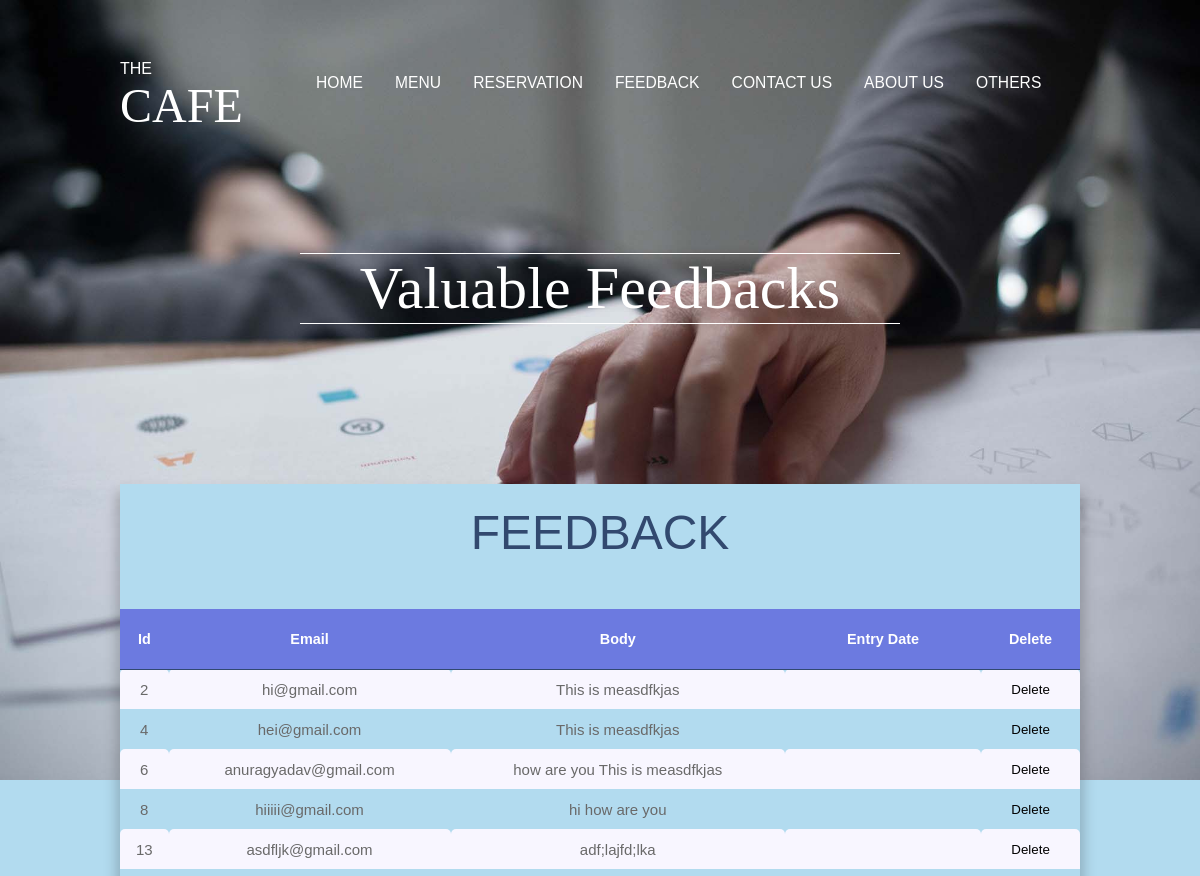
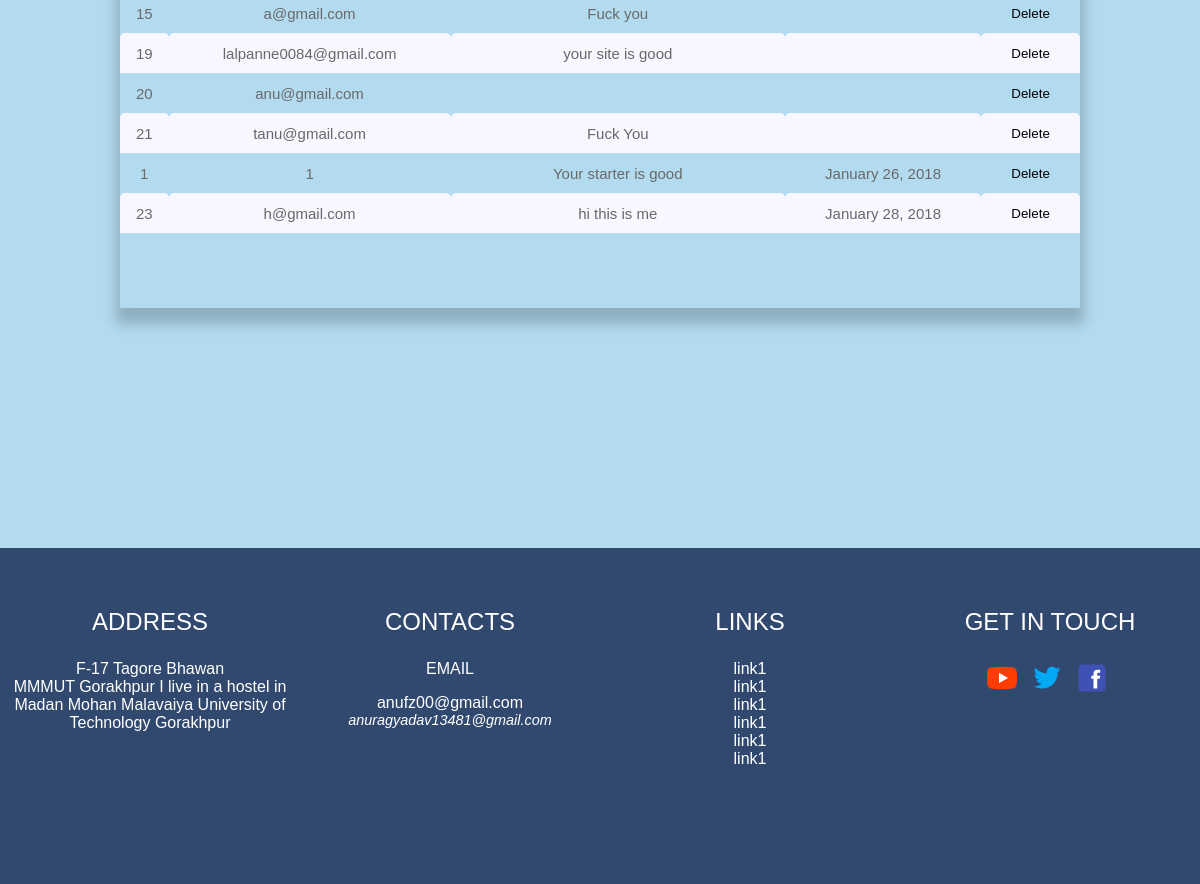
The app's page /admin/feedback.php with its own data (2 pictures, top to bottom).
### tables this page shows
CREATE TABLE `feedbacks` (
  `feedback_id` int(10) UNSIGNED NOT NULL,
  `email` varchar(60) NOT NULL,
  `body` longtext NOT NULL,
  `date_entered` datetime NOT NULL
);

### admin/feedback.php (the view, shortened to what this page needs)
<?php
require('./../mysqli_connect.php');
?>
<html>
<head>
    <link rel="stylesheet" type="text/css" href="./css/feedback.css" />
    <link rel="stylesheet" type="text/css" href="./../css/footer.css" />
    <link rel="stylesheet" type="text/css" href="./../css/customer-header.css" />
</head>
<body>
    <?php include('./includes/header.php')
    ?>
    <div class="menu-main-heading">
        <?php $heading = 'Valuable Feedbacks';?>
        <p class="menu-title">
            <?php echo $heading;?>
        </p>
    </div>
    <div class="parent">
        <div class="child" style="background-color: #b2dbef;">
            <p class="card-main-heading">FEEDBACK</p>
            <?php
                $q = "SELECT feedback_id as id, email, body, DATE_FORMAT(date_entered, '%M %d, %Y') as de from feedbacks ORDER BY date_entered ASC";
                $res = @mysqli_query($dbc, $q);
                if($res){
                     echo '<div class="table-container">';
                    echo '<table>
                        <tr><th>Id</th><th>Email</th><th>Body</th><th>Entry Date</th><th>Delete</th></tr>
                    ';
                    while($row = mysqli_fetch_array($res, MYSQLI_ASSOC)){
                        echo '<tr><td>'.$row['id'].'</td><td>'.$row['email'].'</td><td>'.$row['body'].'</td><td>'.$row['de'].'</td><td><button>Delete</button></td></tr>';
                    }
                    echo '</table>';
                    echo '</div>';
                }
                else{
                    echo '<h1>Current Feedbacks could not be retrieved sorry for any inconvinience</h1>';
                    echo '<p>'.mysqli_error($dbc).'<br />'.'<br />Query:'.$q.'<br />';
                }
            ?>
        </div>
    </div>
    <?php include('./../includes/footer.php')?>
</body>
</html>

### admin/includes/header.php (shortened to what this page needs)
<div class="navbar">
    <div class="site-name-div">
        <span style="color:white; margin:0px; padding:0px ">THE</span>
        <?php $heading = 'CAFE';?>
        <p class="site-name">
            <?php echo $heading;?>
        </p>
    </div>
    <div class="nav-menu">
        <a href="./index.php">HOME</a>
        <a href="./menu.php">MENU</a>
        <a href="./reservation.php">RESERVATION</a>
        <a href="./feedback.php">FEEDBACK</a>
        <a href="./contact-us.php">CONTACT US</a>
        <a href="./about-us.php">ABOUT US</a>
        <div class="dropdown">
            <button class="dropbtn">OTHERS&nbsp; </button>
        </div>
    </div>
</div>

### includes/footer.php (shortened to what this page needs)
<div class="footer-container">
    <div class="footer-col">
        <p class="footer-heading">ADDRESS</p>
        <p class="footer-text">
            F-17 Tagore Bhawan
            <br /> MMMUT Gorakhpur I live in a hostel in Madan Mohan Malavaiya University of Technology Gorakhpur
        </p>
    </div>
    <div class="footer-col">
        <p class="footer-heading">CONTACTS</p>
        <p class="footer-email">EMAIL</p>
        <p class="footer-text">
            anufz00@gmail.com<br />
            <i class="footer-text-email">anuragyadav13481@gmail.com</i>
        </p>
    </div>
    <div class="footer-col">
        <p class="footer-heading">LINKS</p>
        <p class="footer-text">
            link1<br /> link1
            <br /> link1
            <br /> link1
            <br /> link1
            <br /> link1
            <br />
        </p>
    </div>
    <div class="footer-col">
        <p class="footer-heading">GET IN TOUCH</p>
        <div class="touch-image-div">
            <a href="https://www.youtube.com/">
                <div class="image-col1"></div>
            </a>
            <a href="https://www.twitter.com/">
                <div class="image-col2"></div>
            </a>
            <a href="https://www.facebook.com/">
                <div class="image-col3"></div>
            </a>
        </div>
    </div>
</div>

### admin/css/feedback.css (style rules this page uses)
body { width: 100%; margin: 0px; padding: 0px; background-color: #b2dbef; background-image: url('./../../images/feedback.jpeg'); background-repeat: no-repeat; background-size: contain; }
.parent { width: 80%; margin: 0 auto; margin-top: 25%; margin-bottom: 20%; }
.child { width: 100%; min-height: 700px; background-color: #d0dde3; box-shadow: 0px 12px 12px 4px rgba(0, 0, 0, 0.2); box-sizing: border-box; padding-bottom: 30px; }
.card-main-heading { font-family: sans-serif; font-size: 4vw; text-align: center; color: #32496f; line-height: 1; padding-top: 25px; padding-bottom: 2; margin-top: -140px; }
.table-container { margin-top: 50px; height: 500px; overflow-y: auto; overflow-x: auto; }
table { border-radius: 5px; width: 100%; border-collapse: collapse; }
table tr td { font-family: sans-serif; border-radius: 5px 5px 0px 0px; text-align: center; height: 40px; padding: 8px; font-size: 15px; line-height: 1.4; color: dimgray; }
table th { font-family: sans-serif; color: white; font-size: 1.2vw; font-weight: 600; background-color: #6c7ae0; padding: 8px; height: 60px; border-bottom: 1px solid #32496f; }
tr:nth-child(even) { background-color: #f8f6ff; }
button { outline: none !important; border: none; background: transparent; }
.menu-main-heading { border-top: 1px solid white; border-bottom: 1px solid white; width: 50%; margin: auto; box-sizing: border-box; margin-top: 120px; }
.menu-title { text-align: center; margin: 0px; padding: 0px; color: white; font-family: cursive; font-size: 5vw; letter-spacing: .01vw; }

### css/footer.css (style rules this page uses)
.footer-container { position: relative; padding-top: 3%; bottom: 0; margin: auto; float: left; width: 100%; min-height: 300px; height: auto; background-color: #32496f; z-index: -1; }
.footer-col { width: 25%; height: auto; float: left; box-sizing: border-box; }
.footer-heading { text-align: center; color: white; font-family: sans-serif; font-size: 2vw; }
.footer-text { font-family: sans-serif; color: white; text-align: center; }
.footer-email { font-family: sans-serif; padding: 0px; margin: 0px; text-align: center; color: white; }
.touch-image-div { width: 100%; height: auto; margin: 0 auto; box-sizing: border-box; }
.image-col1 { margin-left: 28%; background-image: url('./../images/youtubeIcon.png'); background-repeat: no-repeat; width: 15%; float: left; height: 40px; transition: transform 0.5s; }
.image-col2 { background-image: url('./../images/twitterIcon.png'); background-repeat: no-repeat; width: 15%; float: left; height: 40px; transition: transform 0.5s; }
.image-col3 { background-image: url('./../images/fbIcon.png'); background-repeat: no-repeat; width: 20%; float: left; height: 40px; transition: transform 0.5s; }
.footer-text-email { font-size: 1.2vw; }

### css/customer-header.css (style rules this page uses)
.navbar { overflow: hidden; font-family: Arial; width: 100%; padding: 0px; margin-left: 0%; margin-top: 5%; }
.navbar a { float: left; font-family: sans-serif; font-size: 1.3vw; letter-spacing: .005vw; color: white; text-align: center; padding: 14px 16px; text-decoration: none; }
.dropdown { float: left; overflow: hidden; }
.dropdown .dropbtn { font-size: 16px; border: none; outline: none; font-family: sans-serif; font-size: 1.3vw; letter-spacing: .005vw; color: white; padding: 14px 16px; background-color: inherit; cursor: pointer; }
.site-name-div { float: left; width: 15%; margin: auto; margin-left: 10%; box-sizing: border-box; }
.site-name { padding: 0px; margin: 0px; color: white; font-family: cursive; font-size: 4vw; }

### records on screen
feedbacks: feedback_id "2", email "hi@gmail.com", body "This is measdfkjas"
feedbacks: feedback_id "4", email "hei@gmail.com", body "This is measdfkjas"
feedbacks: feedback_id "6", email "anuragyadav@gmail.com", body "how are you This is measdfkjas"
feedbacks: feedback_id "8", email "hiiiii@gmail.com", body "hi how are you"
feedbacks: feedback_id "13", email "asdfljk@gmail.com", body "adf;lajfd;lka"
feedbacks: feedback_id "15", email "a@gmail.com", body "Fuck you"
feedbacks: feedback_id "19", email "lalpanne0084@gmail.com", body "your site is good"
feedbacks: feedback_id "20", email "anu@gmail.com"
feedbacks: feedback_id "21", email "tanu@gmail.com", body "Fuck You"
feedbacks: feedback_id "1", email "1", body "Your starter is good", de "January 26, 2018"
feedbacks: feedback_id "23", email "h@gmail.com", body "hi this is me", de "January 28, 2018"

### other values on screen
$heading "CAFE"
$heading "Valuable Feedbacks"
